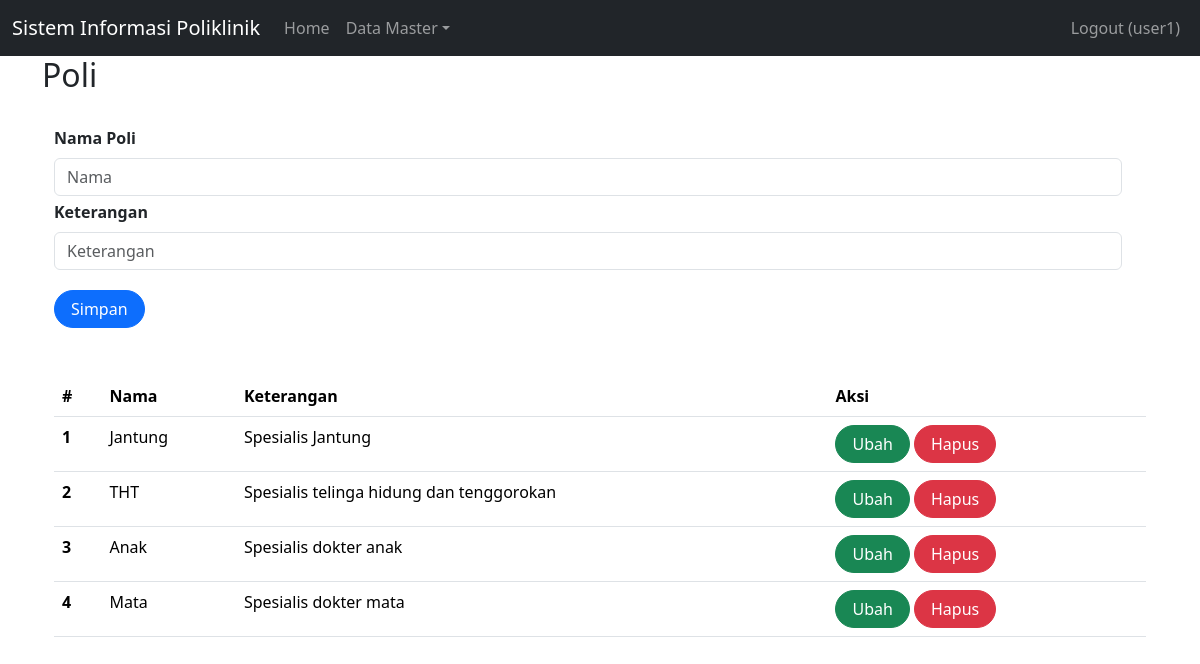
The app's page /index.php?page=poli (signed in) with its own data.
### tables this page shows
CREATE TABLE `poli` (
  `id` int(11) NOT NULL,
  `nama_poli` varchar(255) NOT NULL,
  `keterangan` text NOT NULL
);

### poli.php (the view, shortened to what this page needs)
<h2>Poli</h2>
<br>
<div class="container">
    <form class="form row" method="POST" action="" name="myForm" onsubmit="return(validate());">
        <?php
        $nama_poli = '';
        $keterangan = '';
        ?>
        <div class="row">
            <label for="inputNama" class="form-label fw-bold">
                Nama Poli
            </label>
            <div>
                <input type="text" class="form-control" name="nama_poli" id="inputNama" placeholder="Nama" value="<?php echo $nama_poli ?>">
            </div>
        </div>
        <div class="row mt-1">
            <label for="inputKeterangan" class="form-label fw-bold">
                Keterangan
            </label>
            <div>
                <input type="text" class="form-control" name="keterangan" id="inputKeterangan" placeholder="Keterangan" value="<?php echo $keterangan ?>">
            </div>
        </div>
        <div class="row mt-3">
            <div class=col>
                <button type="submit" class="btn btn-primary rounded-pill px-3 mt-auto" name="simpan">Simpan</button>
            </div>
        </div>
    </form>
    <br>
    <br>
    <table class="table table-hover">
        <thead>
            <tr>
                <th scope="col">#</th>
                <th scope="col">Nama</th>
                <th scope="col">Keterangan</th>
                <th scope="col">Aksi</th>
            </tr>
        </thead>
        <tbody>
            <?php
            $result = mysqli_query($mysqli, "SELECT * FROM poli");
            $no = 1;
            while ($data = mysqli_fetch_array($result)) {
            ?>
                <tr>
                    <th scope="row"><?php echo $no++ ?></th>
                    <td><?php echo $data['nama_poli'] ?></td>
                    <td><?php echo $data['keterangan'] ?></td>
                    <td>
                        <a class="btn btn-success rounded-pill px-3" href="index.php?page=poli&id=<?php echo $data['id'] ?>">Ubah</a>
                        <a class="btn btn-danger rounded-pill px-3" href="index.php?page=poli&id=<?php echo $data['id'] ?>&aksi=hapus">Hapus</a>
                    </td>
                </tr>
            <?php
            }
            ?>
        </tbody>
    </table>

### records on screen
poli: nama_poli "Jantung", keterangan "Spesialis Jantung"
poli: nama_poli "THT", keterangan "Spesialis telinga hidung dan tenggorokan"
poli: nama_poli "Anak", keterangan "Spesialis dokter anak"
poli: nama_poli "Mata", keterangan "Spesialis dokter mata"

### other values on screen
$_SESSION['username'] "user1"
